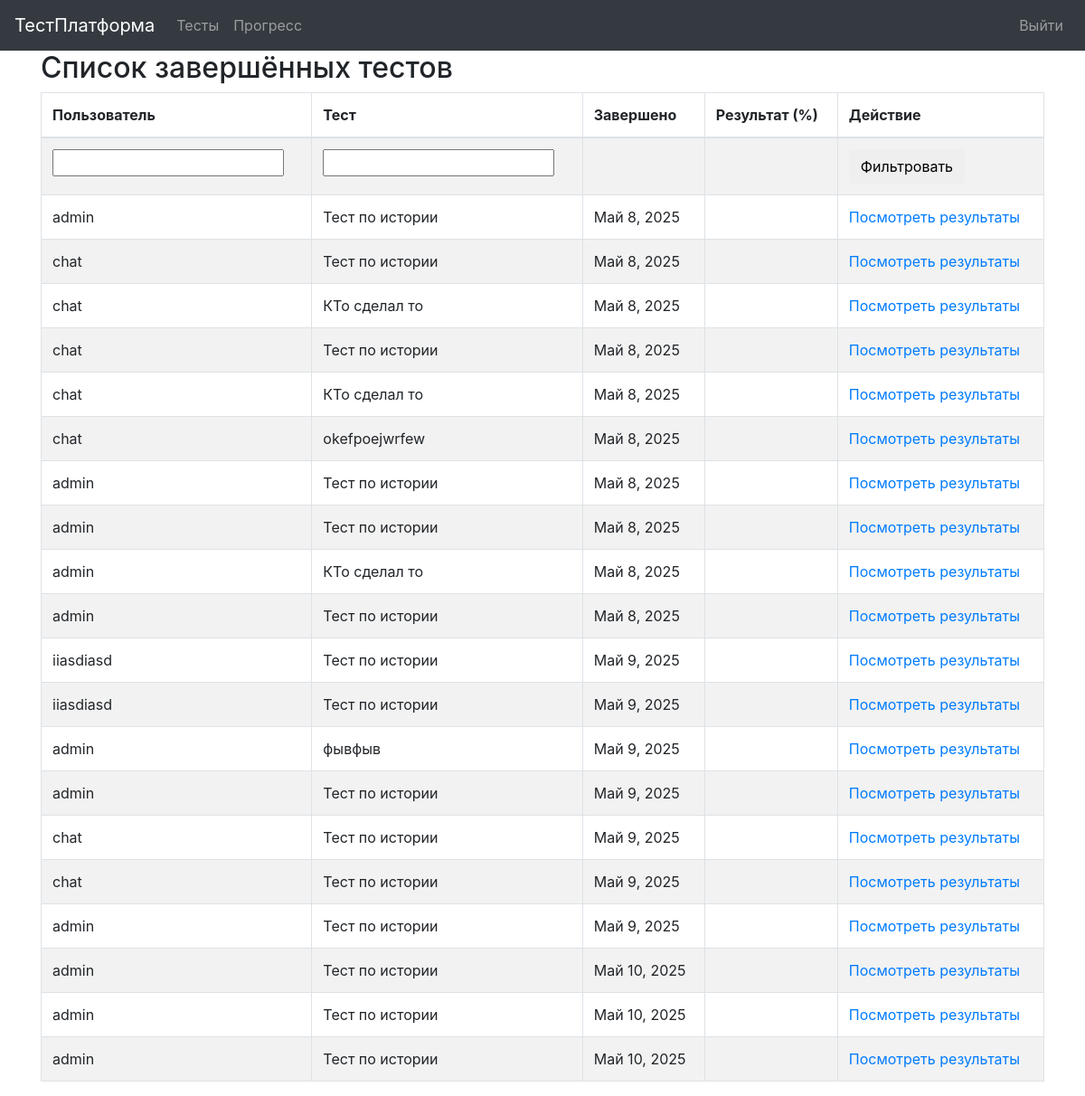
/marking/ (signed in), run on the app's committed database.
### quiz/models.py (models this page shows, shortened)
class Sitting(models.Model):
    user = models.ForeignKey(settings.AUTH_USER_MODEL, on_delete=models.CASCADE, verbose_name=_('Пользователь'))
    quiz = models.ForeignKey(Quiz, on_delete=models.CASCADE, verbose_name=_('Тест'))
    question_order = models.CharField(_('Порядок вопросов'), max_length=1024, validators=[validate_comma_separated_integer_list])
    question_list = models.CharField(_('Список вопросов'), max_length=1024, validators=[validate_comma_separated_integer_list])
    incorrect_questions = models.CharField(_('Неправильные вопросы'), max_length=1024, blank=True, validators=[validate_comma_separated_integer_list])
    current_score = models.IntegerField(_('Текущий счёт'))
    complete = models.BooleanField(_('Завершено'), default=False)
    user_answers = models.TextField(_('Ответы пользователя'), default="{}", blank=True)
    start = models.DateTimeField(_('Начало'), auto_now_add=True)
    end = models.DateTimeField(_('Окончание'), blank=True, null=True)
    objects = SittingManager()
    class Meta:
        verbose_name = _('Сессия')
        verbose_name_plural = _('Сессии')

class Quiz(models.Model):
    title = models.CharField(_('Заголовок'), max_length=60)
    description = models.TextField(_('Описание'), blank=True)
    url = models.SlugField(_('ЧПУ'), max_length=60)
    category = models.ForeignKey(Category, verbose_name=_('Категория'), blank=True, null=True, on_delete=models.CASCADE)
    random_order = models.BooleanField(_('Случайный порядок'), default=False)
    max_questions = models.PositiveIntegerField(_('Максимум вопросов'), blank=True, null=True)
    answers_at_end = models.BooleanField(_('Ответы в конце'), default=False)
    exam_paper = models.BooleanField(_('Экзамен'), default=False)
    single_attempt = models.BooleanField(_('Одна попытка'), default=False)
    pass_mark = models.SmallIntegerField(_('Проходной балл'), default=0, validators=[MaxValueValidator(100)])
    success_text = models.TextField(_('Текст успеха'), blank=True)
    fail_text = models.TextField(_('Текст неудачи'), blank=True)
    draft = models.BooleanField(_('Черновик'), default=False)
    class Meta:
        verbose_name = _('Тест')
        verbose_name_plural = _('Тесты')
    def __str__(self):
        return self.title

### quiz/views.py (the view)
# urls.py: path('marking/', QuizMarkingList.as_view(), name='quiz_marking'),
class QuizMarkingList(QuizMarkerMixin, SittingFilterTitleMixin, ListView):
    model = Sitting
    def get_queryset(self):
        queryset = super(QuizMarkingList, self).get_queryset().filter(complete=True)
        user_filter = self.request.GET.get('user_filter')
        if user_filter:
            queryset = queryset.filter(user__username__icontains=user_filter)
        return queryset

### quiz/views.py (called while the page is built)
    @method_decorator(login_required)
    @method_decorator(permission_required('quiz.view_sittings'))
    def dispatch(self, *args, **kwargs):
        return super(QuizMarkerMixin, self).dispatch(*args, **kwargs)

    def get_queryset(self):
        queryset = super(SittingFilterTitleMixin, self).get_queryset()
        quiz_filter = self.request.GET.get('quiz_filter')
        if quiz_filter:
            queryset = queryset.filter(quiz__title__icontains=quiz_filter)
        return queryset

### quiz/templates/quiz/sitting_list.html (shortened to what this page needs)
{% extends 'base.html' %}
{% load i18n %}
{% block content %}
<h2>{% trans "Список завершённых тестов" %}</h2>
    {% if sitting_list %}
        <table class="table table-bordered table-striped">
            <thead>
                <tr>
                    <th>{% trans "Пользователь" %}</th>
                    <th>{% trans "Тест" %}</th>
                    <th>{% trans "Завершено" %}</th>
                    <th>{% trans "Результат" %} (%)</th>
                    <th>{% trans "Действие" %}</th>
                </tr>
            </thead>
            <tbody>
                <tr>
                    <form action="" method="GET">
                        <td><input type="text" name="user_filter" /></td>
                        <td><input type="text" name="quiz_filter" /></td>
                        <td></td>
                        <td></td>
                        <td>
                            <button type="submit" class="btn btn-default">
                                {% trans "Фильтровать" %}
                            </button>
                        </td>
                    </form>
                </tr>
                {% for sitting in sitting_list %}
                    <tr>
                        <td>{{ sitting.user }}</td>
                        <td>{{ sitting.quiz }}</td>
                        <td>{{ sitting.end|date }}</td>
                        <td>{{ sitting.get_percent_correct }}</td>
                        <td>
                            <a href="{% url 'quiz_marking_detail' pk=sitting.id %}">
                                {% trans "Посмотреть результаты" %}
                            </a>
                        </td>
                    </tr>
                {% endfor %}
            </tbody>
        </table>
    {% else %}
        <p>{% trans "Нет подходящих тестов." %}</p>
    {% endif %}
{% endblock %}

### data on the page
Sitting: user "admin", quiz "Тест по истории", end "Май 8, 2025"
Sitting: user "chat", quiz "Тест по истории", end "Май 8, 2025"
Sitting: user "chat", quiz "КТо сделал то", end "Май 8, 2025"
Sitting: user "chat", quiz "Тест по истории", end "Май 8, 2025"
Sitting: user "chat", quiz "КТо сделал то", end "Май 8, 2025"
Sitting: user "chat", quiz "okefpoejwrfew", end "Май 8, 2025"
Sitting: user "admin", quiz "Тест по истории", end "Май 8, 2025"
Sitting: user "admin", quiz "Тест по истории", end "Май 8, 2025"
Sitting: user "admin", quiz "КТо сделал то", end "Май 8, 2025"
Sitting: user "admin", quiz "Тест по истории", end "Май 8, 2025"
Sitting: user "iiasdiasd", quiz "Тест по истории", end "Май 9, 2025"
Sitting: user "iiasdiasd", quiz "Тест по истории", end "Май 9, 2025"
Sitting: user "admin", quiz "фывфыв", end "Май 9, 2025"
Sitting: user "admin", quiz "Тест по истории", end "Май 9, 2025"
Sitting: user "chat", quiz "Тест по истории", end "Май 9, 2025"
Sitting: user "chat", quiz "Тест по истории", end "Май 9, 2025"
Sitting: user "admin", quiz "Тест по истории", end "Май 9, 2025"
Sitting: user "admin", quiz "Тест по истории", end "Май 10, 2025"
Sitting: user "admin", quiz "Тест по истории", end "Май 10, 2025"
Sitting: user "admin", quiz "Тест по истории", end "Май 10, 2025"
